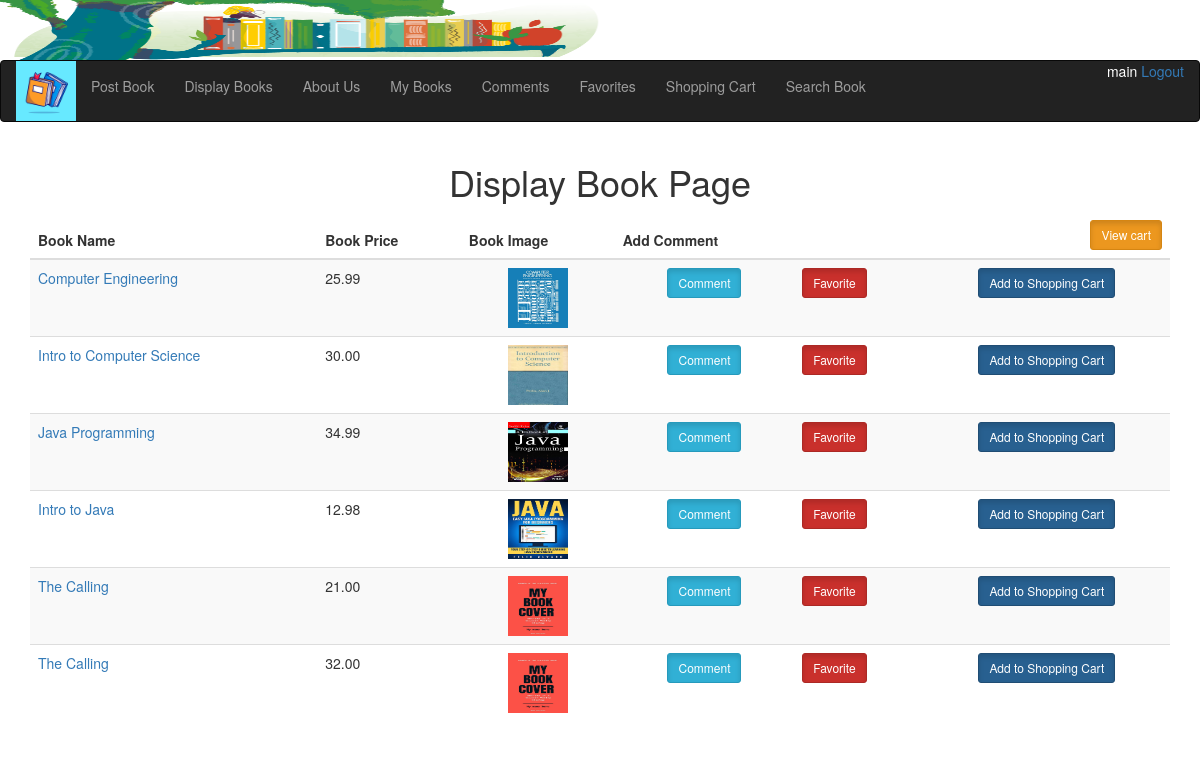
Screenshot of /displaybooks (signed in) with the database file from the repository.
### bookMng/models.py (models this page shows, shortened)
class MainMenu(models.Model):
    item = models.CharField(max_length=200, unique=True)
    link = models.CharField(max_length=200, unique=True)

class Book(models.Model):
    name = models.CharField(max_length=200)
    web = models.URLField(max_length=200)
    price = models.DecimalField(decimal_places=2, max_digits=8)
    publishdate = models.DateField(auto_now=True)
    picture = models.FileField(upload_to='bookEx/static/uploads')
    pic_path = models.CharField(max_length=300, editable=False, blank=True)
    username = models.ForeignKey(User, blank=True, null=True, on_delete=models.CASCADE)
    original_owner = models.ForeignKey(User, related_name='current_owner', blank=True, null=True,
                                      on_delete=models.CASCADE)

### bookMng/views.py (the view)
# urls.py: path('displaybooks', views.displaybooks, name='displaybooks'),
@login_required(login_url=reverse_lazy('login'))
def displaybooks(request):
    user = request.user
    all_books = Book.objects.all()
    distinct_books = []
    seen_books = set()
    for book in all_books:
        key = (
            book.name,
            book.web,
            book.price,
            book.publishdate,
            book.picture,
            book.pic_path
        )
        if key not in seen_books:
            seen_books.add(key)
            distinct_books.append(book)
    for b in distinct_books:
        b.pic_path = b.picture.url[14:]
    return render(request, 'bookMng/displaybooks.html', {
        'item_list': MainMenu.objects.all(),
        'books': distinct_books,
    })

### bookEx/templates/bookMng/displaybooks.html (shortened to what this page needs)
{% extends "base.html" %}
{% load static %}
{% block sidenav %}
  {% for item in item_list %}
    <li>
      <a href="{{item.link}}">{{item.item}}</a>
    </li>
  {% endfor %}
{% endblock sidenav %}
{% block content %}
  <h1 align="center">Display Book Page</h1>
  <table class="table table-hover table-striped" align="center">
    <thead>
      <tr>
        <th>Book Name</th>
        <th>Book Price</th>
        <th>Book Image</th>
        <th>Add Comment</th>
        <th></th>
        <th class="text-right">
          <a href="{% url 'viewcart' %}" class="btn btn-warning btn-sm active" role="button" aria-pressed="true">View cart</a>
        </th>
      </tr>
    </thead>
    <tbody>
      {% for book in books %}
        <tr>
          <td>
            <a href="{% url 'book_detail' book.id %}">
              {{ book.name }}
            </a>
          </td>
          <td>
            {{ book.price }}
          </td>
          <td align="center">
            <img src="{% static book.pic_path %}" height="60" width="60" alt=""/>
          </td>
          <td align="center">
            <a href="displaybooks/postcomment/{{ book.id }}" class="btn btn-info btn-sm active" role="button" aria-pressed="true">
              Comment
            </a>
          </td>
          <td>
            <a href="{% url 'addfavorite' book.id %}" class="btn btn-danger btn-sm active" role="button" aria-pressed="true">
              Favorite
            </a>
          </td>
          <td align="center">
            <a href="{% url 'addtocart' book_id=book.id %}" class="btn btn-primary btn-sm active" role="button" aria-pressed="true">Add to Shopping Cart</a>
          </td>
        </tr>
      {% endfor %}
    </tbody>
  </table>
{% endblock content %}

### bookEx/templates/base.html (shortened to what this page needs)
{% load static %}
<!DOCTYPE html>
<html lang="en">
<head>
    <link rel="stylesheet" href="https://maxcdn.bootstrapcdn.com/bootstrap/3.4.1/css/bootstrap.min.css">
</head>
<body>
    <img src="{% static 'bannertest.jpg'%}" height="60" width="600" alt=""/>
    <nav class="navbar navbar-inverse" style="margin-top: 0px;">
        <div class="container-fluid">
            <div class="navbar-header">
                <img src="{% static 'logotest.jpg'%}" height="60" width="60" alt=""/>
             </div>
            <span style="float: right">
            {% if user.is_authenticated %}
                <span style="color:white">{{ user.username }}</span>
                <a href="{% url 'logout' %}?next=/">Logout</a>
            {% else %}
                <span style="color:white">Not Logged in</span>
                <a href="{% url 'login' %}?next=/"> Login </a>
            {% endif %}
            </span>
            <ul class="nav navbar-nav">
                {% block sidenav %}
                {% endblock sidenav %}
            </ul>
        </div>
    </nav>
    <div class="container">
        <section id="main">
            {% block content %}{% endblock content %}
        </section>
    </div>
</body>
</html>

### rows the page displays
MainMenu: item "Post Book"
MainMenu: item "Display Books"
MainMenu: item "About Us"
MainMenu: item "My Books"
MainMenu: item "Comments"
MainMenu: item "Favorites"
MainMenu: item "Shopping Cart"
MainMenu: item "Search Book"
Book: name "Computer Engineering", price "25.99"
Book: name "Intro to Computer Science", price "30.00"
Book: name "Java Programming", price "34.99"
Book: name "Intro to Java", price "12.98"
Book: name "The Calling", price "21.00"
Book: name "The Calling", price "32.00"

### other values shown
{{ user.username }} "main"
